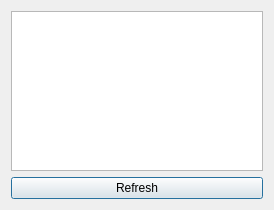
<?xml version="1.0" encoding="UTF-8"?>
<ui version="4.0">
 <class>Dialog</class>
 <widget class="QDialog" name="Dialog">
  <property name="geometry">
   <rect>
    <x>0</x>
    <y>0</y>
    <width>274</width>
    <height>210</height>
   </rect>
  </property>
  <property name="windowTitle">
   <string>Dialog</string>
  </property>
  <layout class="QVBoxLayout" name="verticalLayout">
   <item>
    <widget class="QTextEdit" name="textEdit"/>
   </item>
   <item>
    <widget class="QPushButton" name="refreshButton">
     <property name="text">
      <string>Refresh</string>
     </property>
    </widget>
   </item>
  </layout>
 </widget>
 <resources/>
 <connections/>
</ui>
